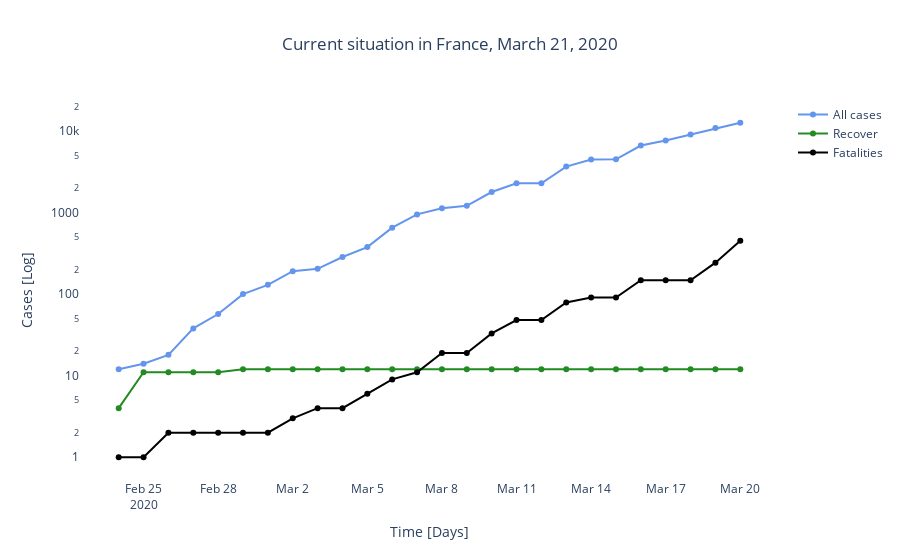

Source (notebook cell):
### Markdown cell above
Report the current situation in France

### Code cell
dplot.disp_cum_jhu(ctry_cases, ctry_recov, ctry_death, c_study, mask)
